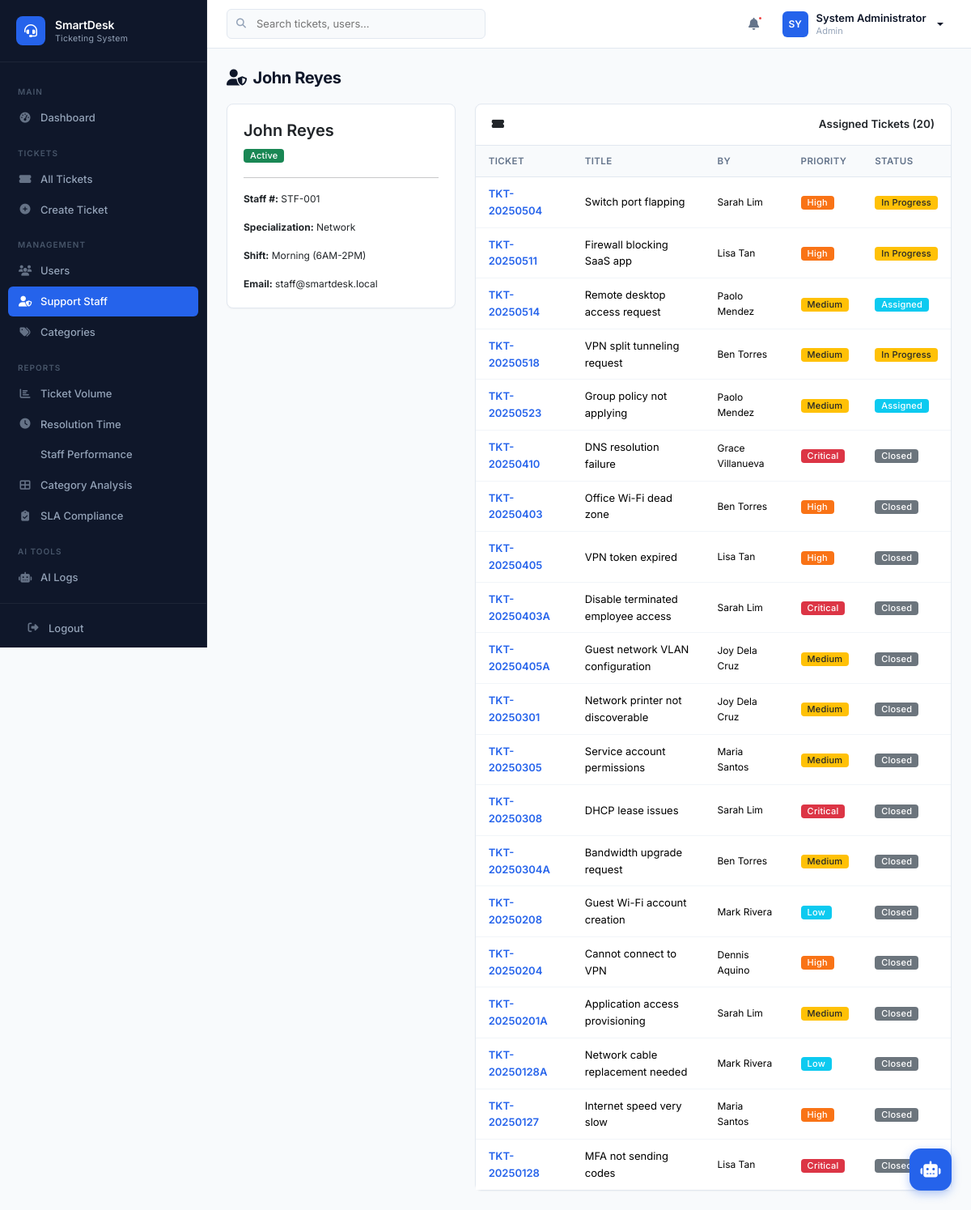
/modules/staff/view.php?id=1 (signed in), run on the app's committed database.
### tables this page shows
CREATE TABLE IF NOT EXISTS support_staff (
    staff_id INT AUTO_INCREMENT PRIMARY KEY,
    user_id INT DEFAULT NULL,
    staff_number VARCHAR(20) NOT NULL UNIQUE,
    full_name VARCHAR(100) NOT NULL,
    specialization VARCHAR(100) DEFAULT NULL,
    shift_schedule VARCHAR(100) DEFAULT NULL,
    status ENUM('Active','Inactive') NOT NULL DEFAULT 'Active',
    created_datetime DATETIME NOT NULL DEFAULT CURRENT_TIMESTAMP,
    updated_datetime DATETIME NOT NULL DEFAULT CURRENT_TIMESTAMP ON UPDATE CURRENT_TIMESTAMP,
    FOREIGN KEY (user_id) REFERENCES users(user_id) ON DELETE SET NULL,
    INDEX idx_staff_status (status),
    INDEX idx_staff_specialization (specialization)
);

CREATE TABLE IF NOT EXISTS users (
    user_id INT AUTO_INCREMENT PRIMARY KEY,
    employee_id VARCHAR(20) NOT NULL UNIQUE,
    full_name VARCHAR(100) NOT NULL,
    department VARCHAR(100) DEFAULT NULL,
    email VARCHAR(150) NOT NULL UNIQUE,
    contact_number VARCHAR(20) DEFAULT NULL,
    password_hash VARCHAR(255) NOT NULL,
    role ENUM('Admin','Support Staff','End User') NOT NULL DEFAULT 'End User',
    status ENUM('Active','Inactive') NOT NULL DEFAULT 'Active',
    created_datetime DATETIME NOT NULL DEFAULT CURRENT_TIMESTAMP,
    updated_datetime DATETIME NOT NULL DEFAULT CURRENT_TIMESTAMP ON UPDATE CURRENT_TIMESTAMP,
    INDEX idx_users_role (role),
    INDEX idx_users_status (status),
    INDEX idx_users_email (email)
);

CREATE TABLE IF NOT EXISTS tickets (
    ticket_id INT AUTO_INCREMENT PRIMARY KEY,
    ticket_number VARCHAR(20) NOT NULL UNIQUE,
    user_id INT NOT NULL,
    category_id INT DEFAULT NULL,
    assigned_staff_id INT DEFAULT NULL,
    issue_title VARCHAR(255) NOT NULL,
    issue_description TEXT NOT NULL,
    priority_level ENUM('Low','Medium','High','Critical') NOT NULL DEFAULT 'Medium',
    status ENUM('Open','Assigned','In Progress','Escalated','Resolved','Closed') NOT NULL DEFAULT 'Open',
    ai_suggested_category VARCHAR(100) DEFAULT NULL,
    ai_suggested_priority VARCHAR(20) DEFAULT NULL,
    ai_recommendation_reason TEXT DEFAULT NULL,
    sla_due_datetime DATETIME DEFAULT NULL,
    resolved_datetime DATETIME DEFAULT NULL,
    closed_datetime DATETIME DEFAULT NULL,
    created_datetime DATETIME NOT NULL DEFAULT CURRENT_TIMESTAMP,
    updated_datetime DATETIME NOT NULL DEFAULT CURRENT_TIMESTAMP ON UPDATE CURRENT_TIMESTAMP,
    FOREIGN KEY (user_id) REFERENCES users(user_id) ON DELETE CASCADE,
    FOREIGN KEY (category_id) REFERENCES categories(category_id) ON DELETE SET NULL,
    FOREIGN KEY (assigned_staff_id) REFERENCES support_staff(staff_id) ON DELETE SET NULL,
    INDEX idx_tickets_status (status),
    INDEX idx_tickets_priority (priority_level),
    INDEX idx_tickets_user (user_id),
    INDEX idx_tickets_staff (assigned_staff_id),
    INDEX idx_tickets_category (category_id),
    INDEX idx_tickets_sla (sla_due_datetime),
    INDEX idx_tickets_created (created_datetime)
);

### includes/functions.php (called while the page is built, shortened)
<?php
function e($string) {
    return htmlspecialchars($string ?? '', ENT_QUOTES, 'UTF-8');
}
function getStatusBadgeClass($status) {
    return match($status) {
        'Open' => 'bg-primary',
        'Assigned' => 'bg-info',
        'In Progress' => 'bg-warning text-dark',
        'Escalated' => 'bg-danger',
        'Resolved' => 'bg-success',
        'Closed' => 'bg-secondary',
        default => 'bg-light text-dark'
    };
}
function getPriorityBadgeClass($priority) {
    return match($priority) {
        'Critical' => 'bg-danger',
        'High' => 'bg-orange',
        'Medium' => 'bg-warning text-dark',
        'Low' => 'bg-info',
        default => 'bg-secondary'
    };
}
function truncateText($text, $length = 80) {
    if (strlen($text) <= $length) return $text;
    return substr($text, 0, $length) . '...';
}

### includes/auth.php (called while the page is built, shortened)
<?php
function getBaseUrl() {
    $scriptDir = dirname($_SERVER['SCRIPT_NAME']);
    $dir = realpath(dirname($_SERVER['SCRIPT_FILENAME']));
    $projectRoot = realpath(__DIR__ . '/..');
    $relative = str_replace($projectRoot, '', $dir);
    $depth = substr_count($relative, DIRECTORY_SEPARATOR);
    $base = $scriptDir;
    for ($i = 0; $i < $depth; $i++) {
        $base = dirname($base);
    }
    return rtrim($base, '/');
}

### modules/staff/view.php (the view, shortened to what this page needs)
<?php
require_once __DIR__ . '/../../includes/header.php';
$pdo = getDBConnection();
$id = intval($_GET['id'] ?? 0);
$stmt = $pdo->prepare("SELECT s.*, u.email, u.department FROM support_staff s LEFT JOIN users u ON s.user_id = u.user_id WHERE s.staff_id = ?");
$stmt->execute([$id]); $staff = $stmt->fetch();
$tickets = $pdo->prepare("SELECT t.*, c.category_name, u.full_name as user_name FROM tickets t LEFT JOIN categories c ON t.category_id = c.category_id LEFT JOIN users u ON t.user_id = u.user_id WHERE t.assigned_staff_id = ? ORDER BY t.created_datetime DESC LIMIT 20");
$tickets->execute([$id]); $tickets = $tickets->fetchAll();
?>
<div class="page-header"><h1><i class="fas fa-user-shield me-2"></i><?= e($staff['full_name']) ?></h1></div>
<div class="row">
<div class="col-lg-4 mb-3"><div class="card"><div class="card-body">
<h5 class="fw-600"><?= e($staff['full_name']) ?></h5>
<span class="badge <?= $staff['status']==='Active'?'bg-success':'bg-secondary' ?>"><?= e($staff['status']) ?></span>
<hr>
<p class="fs-sm"><strong>Staff #:</strong> <?= e($staff['staff_number']) ?></p>
<p class="fs-sm"><strong>Specialization:</strong> <?= e($staff['specialization'] ?? '—') ?></p>
<p class="fs-sm"><strong>Shift:</strong> <?= e($staff['shift_schedule'] ?? '—') ?></p>
<p class="fs-sm mb-0"><strong>Email:</strong> <?= e($staff['email'] ?? '—') ?></p>
</div></div></div>
<div class="col-lg-8"><div class="card"><div class="card-header"><i class="fas fa-ticket-alt me-2"></i>Assigned Tickets (<?= count($tickets) ?>)</div>
<div class="card-body p-0"><div class="table-responsive"><table class="table"><thead><tr><th>Ticket</th><th>Title</th><th>By</th><th>Priority</th><th>Status</th></tr></thead><tbody>
<?php foreach($tickets as $t): ?>
<tr>
<td><a href="<?= $baseUrl ?>/modules/tickets/view.php?id=<?= $t['ticket_id'] ?>" class="fw-600 text-decoration-none"><?= e($t['ticket_number']) ?></a></td>
<td><?= e(truncateText($t['issue_title'],40)) ?></td>
<td class="fs-sm"><?= e($t['user_name']) ?></td>
<td><span class="badge <?= getPriorityBadgeClass($t['priority_level']) ?>"><?= e($t['priority_level']) ?></span></td>
<td><span class="badge <?= getStatusBadgeClass($t['status']) ?>"><?= e($t['status']) ?></span></td>
</tr>
<?php endforeach; ?>
</tbody></table></div></div></div></div></div>
<?php require_once __DIR__ . '/../../includes/footer.php'; ?>

### assets/css/app.css (style rules this page uses)
:root { --sidebar-width: 256px; --topbar-height: 60px; --slate-50: #f8fafc; --slate-100: #f1f5f9; --slate-200: #e2e8f0; --slate-300: #cbd5e1; --slate-400: #94a3b8; --slate-500: #64748b; --slate-600: #475569; --slate-700: #334155; --slate-800: #1e293b; --slate-900: #0f172a; --brand-50: #eff6ff; --brand-100: #dbeafe; --brand-500: #3b82f6; --brand-600: #2563eb; --brand-700: #1d4ed8; --success-50: #f0fdf4; --success-500: #22c55e; --success-700: #15803d; --warning-50: #fffbeb; --warning-500: #f59e0b; --warning-700: #b45309; --danger-50: #fef2f2; --danger-500: #ef4444; --danger-700: #b91c1c; --info-50: #ecfeff; --info-500: #06b6d4; --info-700: #0e7490; --body-bg: var(--slate-50); --card-bg: #ffffff; --border-color: var(--slate-200); --text-primary: var(--slate-900); --text-secondary: var(--slate-500); --text-muted: var(--slate-400); --shadow-xs: 0 1px 2px rgba(0,0,0,0.04); --shadow-sm: 0 1px 3px rgba(0,0,0,0.06), 0 1px 2px rgba(0,0,0,0.04); --shadow-md: 0 4px 6px -1px rgba(0,0,0,0.06), 0 2px 4px -2px rgba(0,0,0,0.04); --shadow-lg: 0 10px 15px -3px rgba(0,0,0,0.08), 0 4px 6px -4px rgba(0,0,0,0.03); --radius: 8px; --radius-lg: 12px; --transition: all 0.15s ease; }
*,*::before,*::after { box-sizing: border-box; }
body { font-family: 'Inter', -apple-system, BlinkMacSystemFont, 'Segoe UI', sans-serif; background: var(--body-bg); color: var(--text-primary); font-size: 13.5px; line-height: 1.6; margin: 0; -webkit-font-smoothing: antialiased; }
a { color: var(--brand-600); text-decoration: none; }
.page-header { margin-bottom: 20px; }
.page-header h1 { font-size: 20px; font-weight: 700; margin: 0 0 2px; color: var(--text-primary); letter-spacing: -0.02em; }
.card { background: var(--card-bg); border: 1px solid var(--border-color); border-radius: var(--radius); box-shadow: var(--shadow-xs); }
.card-header { background: transparent; border-bottom: 1px solid var(--border-color); padding: 14px 20px; font-weight: 600; font-size: 13.5px; display: flex; align-items: center; justify-content: space-between; }
.card-body { padding: 20px; }
.table { margin: 0; font-size: 13px; }
.table thead th { background: var(--slate-50); border-bottom: 1px solid var(--border-color); font-weight: 600; font-size: 11.5px; text-transform: uppercase; letter-spacing: 0.4px; color: var(--text-secondary); padding: 10px 16px; white-space: nowrap; }
.table tbody td { padding: 10px 16px; border-bottom: 1px solid var(--slate-100); vertical-align: middle; }
.table tbody tr:last-child td { border-bottom: none; }
.badge { font-weight: 500; font-size: 11px; padding: 3px 8px; border-radius: 4px; letter-spacing: 0.2px; }
.bg-orange { background: #f97316; color: #fff; }
.fw-600 { font-weight: 600; }
.fs-sm { font-size: 12px; }

### data on the page
support_staff: full_name "John Reyes", status "Active", staff_number "STF-001", specialization "Network", shift_schedule "Morning (6AM-2PM)", user.email "staff@smartdesk.local"
tickets: ticket_number "TKT-20250504", issue_title "Switch port flapping", user.full_name "Sarah Lim", priority_level "High", status "In Progress"
tickets: ticket_number "TKT-20250511", issue_title "Firewall blocking SaaS app", user.full_name "Lisa Tan", priority_level "High", status "In Progress"
tickets: ticket_number "TKT-20250514", issue_title "Remote desktop access request", user.full_name "Paolo Mendez", priority_level "Medium", status "Assigned"
tickets: ticket_number "TKT-20250518", issue_title "VPN split tunneling request", user.full_name "Ben Torres", priority_level "Medium", status "In Progress"
tickets: ticket_number "TKT-20250523", issue_title "Group policy not applying", user.full_name "Paolo Mendez", priority_level "Medium", status "Assigned"
tickets: ticket_number "TKT-20250410", issue_title "DNS resolution failure", user.full_name "Grace Villanueva", priority_level "Critical", status "Closed"
tickets: ticket_number "TKT-20250403", issue_title "Office Wi-Fi dead zone", user.full_name "Ben Torres", priority_level "High", status "Closed"
tickets: ticket_number "TKT-20250405", issue_title "VPN token expired", user.full_name "Lisa Tan", priority_level "High", status "Closed"
tickets: ticket_number "TKT-20250403A", issue_title "Disable terminated employee access", user.full_name "Sarah Lim", priority_level "Critical", status "Closed"
tickets: ticket_number "TKT-20250405A", issue_title "Guest network VLAN configuration", user.full_name "Joy Dela Cruz", priority_level "Medium", status "Closed"
tickets: ticket_number "TKT-20250301", issue_title "Network printer not discoverable", user.full_name "Joy Dela Cruz", priority_level "Medium", status "Closed"
tickets: ticket_number "TKT-20250305", issue_title "Service account permissions", user.full_name "Maria Santos", priority_level "Medium", status "Closed"
tickets: ticket_number "TKT-20250308", issue_title "DHCP lease issues", user.full_name "Sarah Lim", priority_level "Critical", status "Closed"
tickets: ticket_number "TKT-20250304A", issue_title "Bandwidth upgrade request", user.full_name "Ben Torres", priority_level "Medium", status "Closed"
tickets: ticket_number "TKT-20250208", issue_title "Guest Wi-Fi account creation", user.full_name "Mark Rivera", priority_level "Low", status "Closed"
tickets: ticket_number "TKT-20250204", issue_title "Cannot connect to VPN", user.full_name "Dennis Aquino", priority_level "High", status "Closed"
tickets: ticket_number "TKT-20250201A", issue_title "Application access provisioning", user.full_name "Sarah Lim", priority_level "Medium", status "Closed"
tickets: ticket_number "TKT-20250128A", issue_title "Network cable replacement needed", user.full_name "Mark Rivera", priority_level "Low", status "Closed"
tickets: ticket_number "TKT-20250127", issue_title "Internet speed very slow", user.full_name "Maria Santos", priority_level "High", status "Closed"
tickets: ticket_number "TKT-20250128", issue_title "MFA not sending codes", user.full_name "Lisa Tan", priority_level "Critical", status "Closed"

### other printed values
substr(getCurrentUserName(), 0, 2) "SY"
getCurrentUserName() "System Administrator"
getCurrentUserRole() "Admin"
count($tickets) "20"
